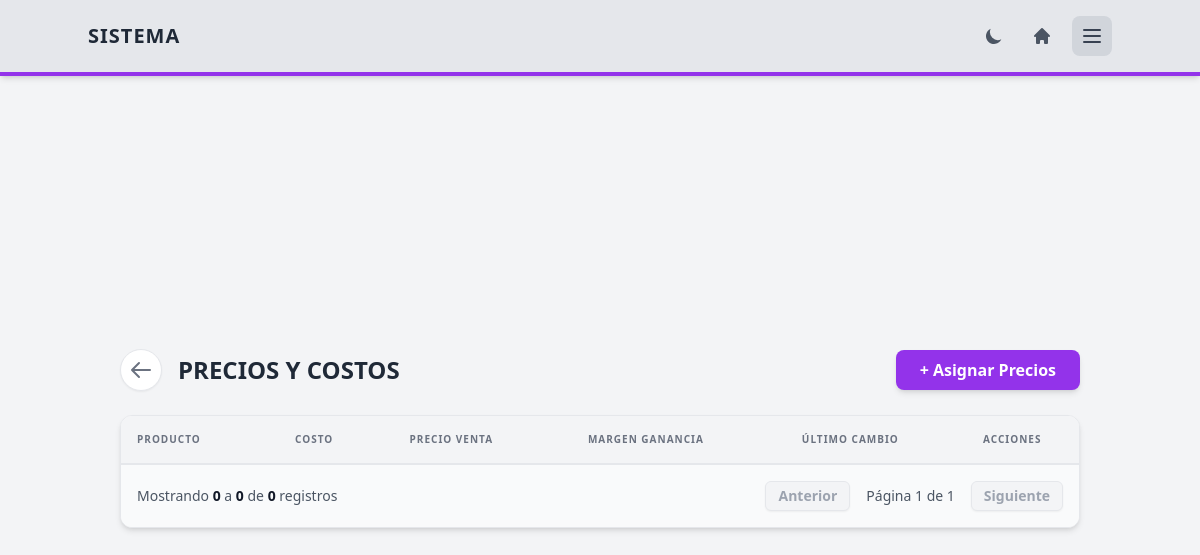
The page /inventario/precios/ (signed in) on the database as committed earlier.
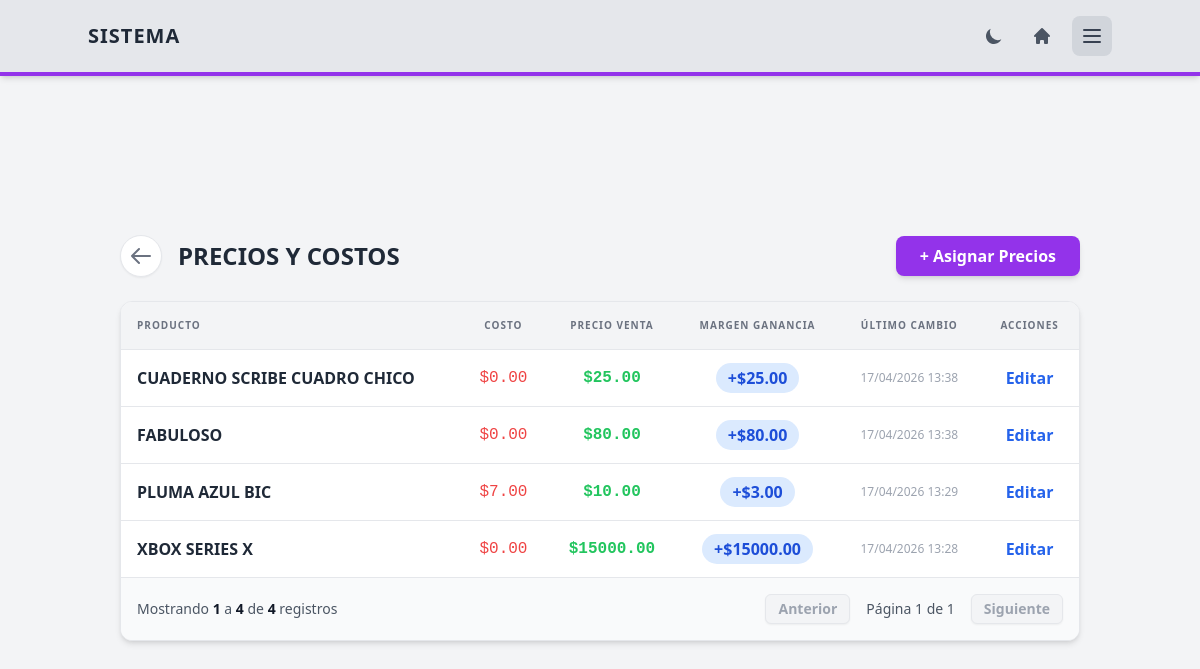
The same page on the database as committed later.
### inventario/models.py (models this page shows, shortened)
class PrecioProducto(models.Model):
    producto = models.OneToOneField(Producto, on_delete=models.CASCADE, related_name='precios')
    costo = models.DecimalField(max_digits=10, decimal_places=2)
    precio = models.DecimalField(max_digits=10, decimal_places=2)
    margen_ganancia = models.DecimalField(max_digits=10, decimal_places=2, editable=False)
    fecha_ultimo_cambio = models.DateTimeField(auto_now=True)

class Producto(models.Model):
    codigo_barras = models.CharField(max_length=50, unique=True)
    nombre = models.CharField(max_length=200)
    categoria = models.ForeignKey(Categoria, on_delete=models.SET_NULL, null=True, related_name='productos')
    stock = models.IntegerField(default=0)

### inventario/views/precios.py (the view)
# urls.py: path('precios/', views.lista_precios, name='lista_precios'),
@login_required
@permission_required('configuraciones.acceder_inventario', login_url='portal_principal')
def lista_precios(request):
    precios_list = PrecioProducto.objects.all().select_related('producto').order_by('producto__nombre')
    per_page = request.GET.get('per_page', 10)
    paginator = Paginator(precios_list, per_page)
    page_number = request.GET.get('page')
    page_obj = paginator.get_page(page_number)
    return render(request, 'inventario/precios/lista.html', {
        **get_config_context('Gestión de Precios', 'border-purple-600'),
        'page_obj': page_obj,
        'per_page': per_page,
    })

### core/utils.py (called while the page is built)
def get_config_context(nav_title, accent_color, nav_items=None):
    if nav_items is None:
        nav_items = [
            {'label': 'Ventas', 'url': reverse('dashboard'), 'hover_color': 'text-yellow-600', 'hover_color_dark': 'text-yellow-500'},
            {'label': 'Inventario', 'url': reverse('inventario_dashboard'), 'hover_color': 'text-yellow-600', 'hover_color_dark': 'text-yellow-500'},
            {'label': 'Configuración', 'url': reverse('config_dashboard'), 'hover_color': 'text-yellow-600', 'hover_color_dark': 'text-yellow-500'},
        ]
    return {
        'nav_title': nav_title,
        'accent_color': accent_color,
        'nav_items': nav_items,
        'htmx_enabled': True
    }

### inventario/templates/inventario/precios/lista.html
{% extends "base/base.html" %}
{% block content %}
<div class="flex flex-col sm:flex-row justify-between items-center mb-6 gap-4">
    <div class="flex items-center gap-4">
        <a href="{% url 'inventario_dashboard' %}" class="p-2 bg-white dark:bg-gray-800 rounded-full shadow-sm border border-gray-200 dark:border-gray-700 text-gray-500">
            <svg xmlns="http://www.w3.org/2000/svg" class="h-6 w-6" fill="none" viewBox="0 0 24 24" stroke="currentColor">
                <path stroke-linecap="round" stroke-linejoin="round" stroke-width="2" d="M10 19l-7-7m0 0l7-7m-7 7h18" />
            </svg>
        </a>
        <h2 class="text-2xl font-bold uppercase">Precios y Costos</h2>
    </div>
    <button hx-get="{% url 'nuevo_precio' %}" hx-target="#modal-content" class="bg-purple-600 text-white font-bold py-2 px-6 rounded-lg shadow-md">+ Asignar Precios</button>
</div>
<div class="bg-white dark:bg-gray-800 rounded-xl shadow-md overflow-hidden border border-gray-200 dark:border-gray-700">
    <div class="overflow-x-auto">
        <table class="w-full text-left">
            <thead>
                <tr class="bg-gray-100 dark:bg-gray-700 text-gray-500 uppercase text-[10px] tracking-widest border-b dark:border-gray-600">
                    <th class="p-4">Producto</th>
                    <th class="p-4 text-center">Costo</th>
                    <th class="p-4 text-center">Precio Venta</th>
                    <th class="p-4 text-center">Margen Ganancia</th>
                    <th class="p-4 text-center">Último Cambio</th>
                    <th class="p-4 text-center">Acciones</th>
                </tr>
            </thead>
            <tbody class="divide-y divide-gray-200 dark:divide-gray-700">
                {% for p in page_obj %}
                <tr class="hover:bg-gray-50 dark:hover:bg-gray-700/50 transition-colors">
                    <td class="p-4 font-bold text-gray-800 dark:text-gray-200">{{ p.producto.nombre }}</td>
                    <td class="p-4 text-center font-mono text-red-500">${{ p.costo }}</td>
                    <td class="p-4 text-center font-mono text-green-500 font-bold">${{ p.precio }}</td>
                    <td class="p-4 text-center">
                        <span class="bg-blue-100 dark:bg-blue-900/30 text-blue-700 dark:text-blue-300 px-3 py-1 rounded-full font-bold">
                            +${{ p.margen_ganancia }}
                        </span>
                    </td>
                    <td class="p-4 text-center text-xs text-gray-400">
                        {{ p.fecha_ultimo_cambio|date:"d/m/Y H:i" }}
                    </td>
                    <td class="p-4 text-center">
                        <button hx-get="{% url 'editar_precio' p.id %}" hx-target="#modal-content" class="text-blue-600 font-bold">Editar</button>
                    </td>
                </tr>
                {% endfor %}
            </tbody>
        </table>
    </div>
    {% include "base/pagination.html" %}
</div>
{% endblock %}

Rows that differ between the two databases and show on the page:
added PrecioProducto: producto.nombre "CUADERNO SCRIBE CUADRO CHICO", costo "0.00", precio "25.00", margen_ganancia "25.00", fecha_ultimo_cambio "17/04/2026 13:38"
added PrecioProducto: producto.nombre "FABULOSO", costo "0.00", precio "80.00", margen_ganancia "80.00", fecha_ultimo_cambio "17/04/2026 13:38"
added PrecioProducto: producto.nombre "PLUMA AZUL BIC", costo "7.00", precio "10.00", margen_ganancia "3.00", fecha_ultimo_cambio "17/04/2026 13:29"
added PrecioProducto: producto.nombre "XBOX SERIES X", costo "0.00", precio "15000.00", margen_ganancia "15000.00", fecha_ultimo_cambio "17/04/2026 13:28"
Other text that changed with them:
{{ page_obj.start_index|default:0 }}: "0" → "1"
{{ page_obj.end_index|default:0 }}: "0" → "4"
{{ page_obj.paginator.count }}: "0" → "4"
